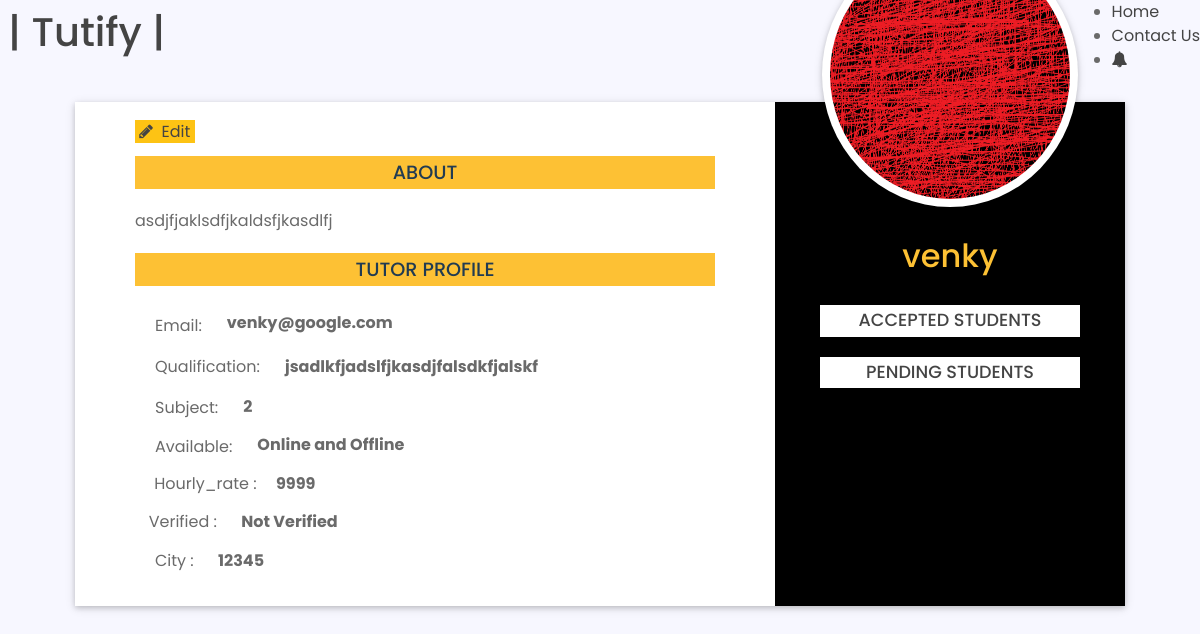
Before: /friend_request/venky with the older database file.
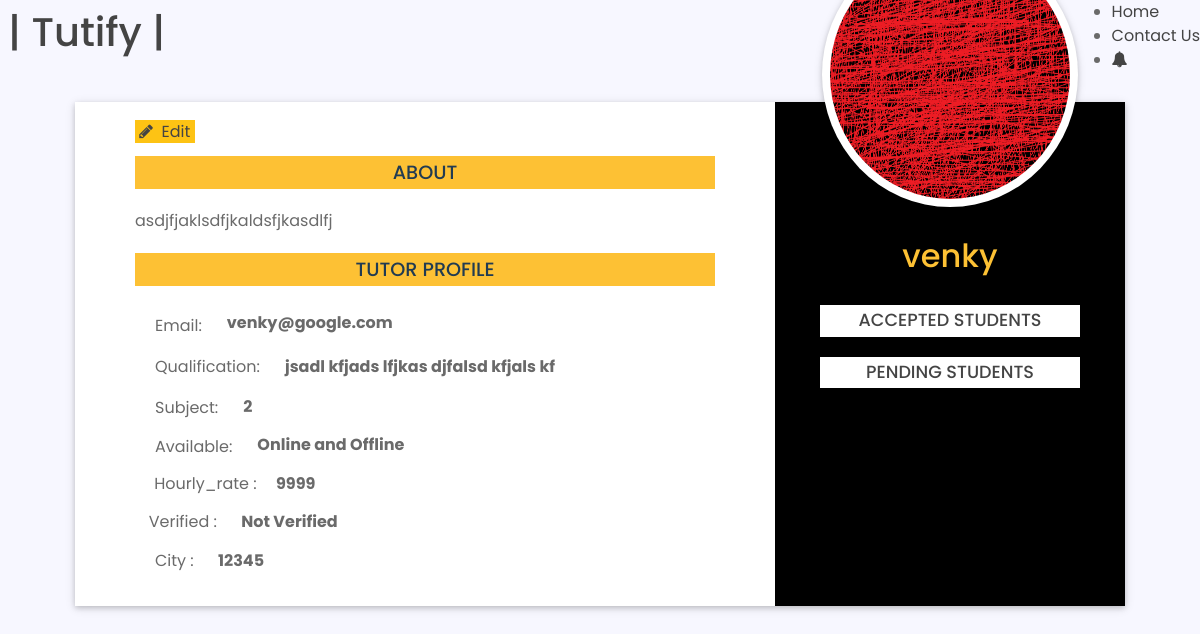
After: the same page with the newer database file.
### profile_info/models.py (models this page shows, shortened)
class TutorProfile(models.Model):
	key					= models.ForeignKey(settings.AUTH_USER_MODEL, on_delete=models.CASCADE)
	location  				= models.CharField(max_length = 50, blank=True,  null=True)
	subjects				= models.TextField(blank=True, null=True)
	qualification			= models.CharField(max_length = 256, blank=True, null=True)
	bio 					= models.TextField(max_length=5000, null=True, blank=True)
	gender 					= models.CharField(max_length=10, null=True, blank=True)
	image		 			= models.ImageField(upload_to='profile_pics', null=True, blank=True)
	hourly_rate 			= models.IntegerField()
	availabilty 			= models.CharField(max_length=50, blank=True, default='Both')
	proof 					= models.ImageField(upload_to='tutor_proof', null=True, blank=True)
	verfied					= models.BooleanField(null=True, blank=True, default=False)
	slug 					= models.SlugField(null=True, blank=True, unique=True)

### tutify/views.py (the view)
# urls.py: path('friend_request/<reciever>', views.friend_request_view, name='friend_request'),
def friend_request_view(request, reciever):
	user2=Account.objects.get(username = reciever)
	Friend.objects.add_friend(request.user, user2)
	users=Profile.objects.all()
	tutors=TutorProfile.objects.all()
	current_user=request.user
	context={
		'user':user2,
		'users':users,
		'tutors':tutors,
		'current_user':current_user
	}
	return render(request, 'profile_info/profile.html',context=context)

### profile_info/templates/profile_info/profile.html (shortened to what the changed rows need)
<!doctype html>
{% load friendshiptags %}
{% load static %}
<html lang="en">
<head>
    <link rel="stylesheet" href="{% static 'css2/bootstrap.min.css' %}">
    <link rel="stylesheet" href="{% static 'css2/fontawsom-all.min.css' %}">
    <link rel="stylesheet" type="text/css" href="{% static 'css/profile.css' %}" />
    <link rel="stylesheet" href="https://stackpath.bootstrapcdn.com/font-awesome/4.7.0/css/font-awesome.min.css">
    <link rel="stylesheet" href="https://cdnjs.cloudflare.com/ajax/libs/font-awesome/4.7.0/css/font-awesome.min.css">
</head>
<body>
  <header id="header">
    <div class="d-flex justify-content-sm-center ">
      <div class="logo mr-auto p-2 bd-highlight">
        <h1 class="text-light"><a href="{% url 'home' %}"><span>|</span> Tutify <span>|</span></a></h1>
      </div>
    </div>
  </header>
    <div class="container-fluid overcover">
        <div class="container profile-box">
            <div class="row">
                <div class="col-lg-8 col-md-7 detail-px no-padding">
                    <a href="{% url 'profile_info:update-profile' request.user.username  %}" class="button">
                      &nbsp<i class="fa fa-pencil" aria-hidden="true"></i>&nbsp&nbspEdit&nbsp</a>
                      {% if user.user_type == 'student' %}
                      {% for prof in users %}
                        {% if user.id == prof.user_id %}
                    <h3>About</h3>
                    <p>{{ prof.Bio }}</p>
                    <h3 class="mth3">Student Profile</h3>
                     <div class="fx-ro">
                        <div class="dat">
                            Email:
                        </div>
                        <div class="detail email">
                            <b>{{ user.email }}</b>
                        </div>
                    </div>
                    <div class="fx-ro">
                        <div class="dat">
                            Age:
                        </div>
                        <div class="detail age">
                            <b>{{ prof.is_age }}</b>
                        </div>
                    </div>
                    <div class="fx-ro">
                        <div class="dat">
                            Date of Birth:
                        </div>
                        <div class="detail dob">
                            <b>{{ prof.Date_of_Birth }}</b>
                        </div>
                    </div>
                    <div class="fx-ro">
                        <div class="dat">
                           Address:
                        </div>
                        <div class="detail address">
                            <b>{{ prof.City }}</b>
                        </div>
                    </div>
                </div>
                <div class="col-lg-4 col-md-5 leftgh">
                    <div class="img-box">
                         <img class="rounded-circle" src="{{ prof.image.url }}" alt="profile_pic">
                    </div>
                    <div class="name-det">
                     <h2>{{ user.username }}</h2>
                    <h3 class="mth3 friends">Following</h3>
                    <div class="fx-ro">
                        <div class="dat tut">
                        </div>
                        <div class="detail">
                            <p class="course">{% following user %}</p>
                        </div>
                    </div>
                        {% endif %}
                        {% endfor %}
                        {% else %}
                   {% for tutor in tutors %}
                        {% if user.id == tutor.key_id %}
                         <h3>About</h3>
                    <p>{{ tutor.bio }}</p>
                    <h3 class="mth3">Tutor Profile</h3>
                     <div class="fx-ro">
                        <div class="dat email-tutor">
                            Email:
                        </div>
                        <div class="detail">
                            <b>{{ user.email }}</b>
                        </div>
                    </div>
                    <div class="fx-ro">
                        <div class="dat tut-qualification">
                            Qualification:
                        </div>
                        <div class="detail tut-qualifi">
                            <b>{{ tutor.qualification }}</b>
                            <div class="detail tut-cities">
                          <span class="detail tut-city">
                            City   :  <strong class="detail tut-cit">{{ tutor.location }}</strong>
                        </span>
                            </div>
                        </div>
                    </div>
                    <div class="fx-ro">
                        <div class="dat tut-subjects">
                            Subject:
                        </div>
                        <div class="detail tut-subj">
                            <b>{{ tutor.subjects }}</b>
                            <span class="detail tut-verified">
                            Verified    :
                            {% if tutor.verfied == 'yes' %}
                            <strong class="detail tut-verify">Verified</strong>
                           {% else %}
                            <strong class="detail tut-verify">Not Verified</strong>
                        </span>
                        {% endif %}
                        </div>
                    </div>
                    <div class="fx-ro">
                        <div class="dat tut-available">
                           Available:
                        </div>
                        <div class="detail  tut-avail">
                            {% if tutor.availabilty == 'Both' %}
                            <b>Online and Offline</b>
                            {% elif tutor.availabilty == 'online' %}
                            <b>Online</b>
                            {% else %}
                            <b>Offline</b>
                            {% endif %}
                        </div>
                        <span class="detail tut-hourly_rate">
                            Hourly_rate    :  <strong class="detail tut-hour">{{ tutor.hourly_rate }}</strong>
                        </span>
                    </div>
                </div>
                <div class="col-lg-4 col-md-5 leftgh">
                    <div class="img-box">
                         <img class="rounded-circle tutor-circle" src="{{ tutor.image.url }}" alt="profile_pic">
                    </div>
                    <div class="name-det">
                     <h2>{{ user.username }}</h2>
                    <div>
                    <h3 class="mth3 friends">Accepted Students</h3>
                    </div>
                    <div>
                    <h3 class="mth3 friends">Pending Students</h3>
                    </div>
               {% endif %}
                        {% endfor %}
                        {% endif %}
                </div>
            </div>
        </div>
    </div>
</body>
</html>

Changed rows visible on the page:
changed TutorProfile "asdjfjaklsdfjkaldsfjkasdlfj": qualification "jsadlkfjadslfjkasdjfalsdkfjalskf" → "jsadl kfjads lfjkas djfalsd kfjals kf"
